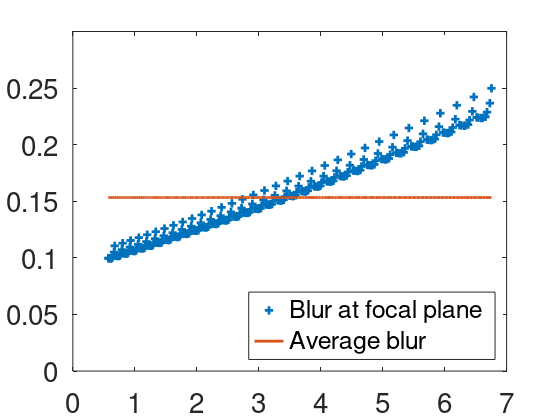
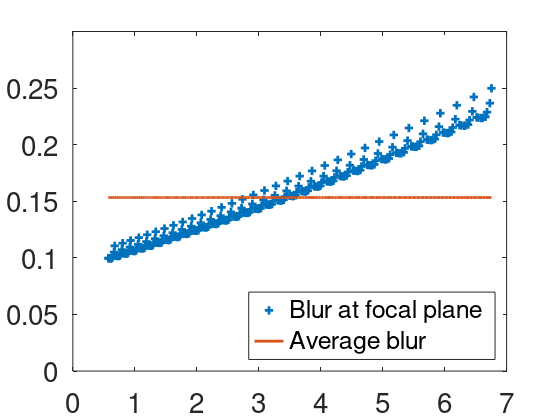
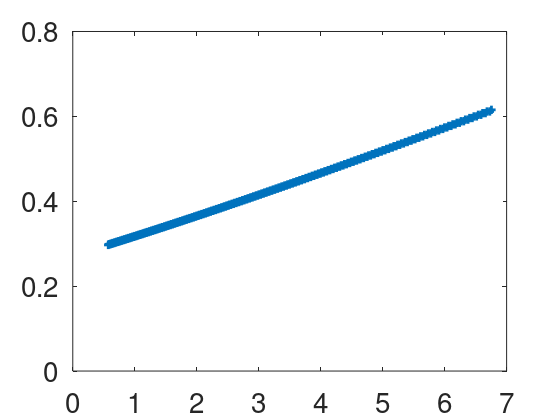
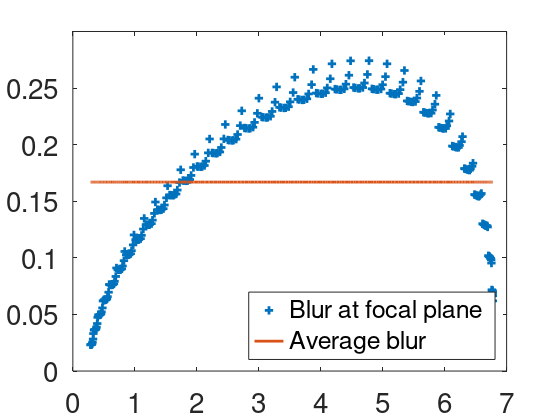

Source code (MATLAB) for these figures, in order:
clear all;
close all;

%% Generating graphs to go into the paper

o1=0.03; % Exhaustive search
f1=0.0296; % From Email
           % o1=0.03; % Exhaustive search
           % f1=0.0296; % From Email
d1=0.03; % Exhaustive search

f3=0.06; % Measured to be 0.053
d2=0.12; % measure
de=0.03; % measure

num=280; % num of sample depths along z direction(depth direction)
MinOpPower=12; % min optical power of focus tunable lens(in diopters)
MaxOpPower=16; % max optical power of focus tunable lens(in diopters)
p=1;


t=0:0.058:1e3/60;
delt_t=1e3/60/2;

debugGraphs = false;
printGraphs = true;
triangular = true;
sinusoidal = true;

%% Triangular wave
if(triangular == true)
    A = MaxOpPower - MinOpPower;
    D = (MaxOpPower + MinOpPower)/2;

    D_r = repmat(D, size(t));
    A_r = repmat(A, size(t));
    a_r = repmat(delt_t, size(t));
    one_r = repmat(1, size(t));

    DC_component = (D_r);
    %AC_component = 0.5*A_r - A_r.*abs((a_r - t)./a_r);
    AC_component = 0.5*A_r - A_r.*abs(2*0.06*t - one_r);
    signal_inverse = DC_component - AC_component;
    signal = 1./signal_inverse;
    %figure; plot(signal); 

    f_t_inverse = signal_inverse;
    f2 = signal;


    i1=f1*o1/(o1-f1);
    m1 = i1/o1;
    o2=i1-d1;
    i2=f2*o2./(o2+f2);
    m2 = i2/o2;
    o3=d2-i2;
    i3=f3*o3./(o3-f3);
    m3 = i3./o3;
    ie=-i3+de;
    ie(ie > 5) = 5;
    ie_diopters = 1./ie;
   
    [sorted_ie sort_index] = sort(ie);
    sorted_ie_diopters = 1./sorted_ie;
    
    ie_combined = [];
    changing_quantity = sorted_ie_diopters;
    for iter = 1:24
        ie_diopters_offset = zeros(size(changing_quantity));
        offset = iter;
        ie_diopters_offset(1,1:end-offset) = changing_quantity(1,offset+1:end);
        ie_diopters_offset(1,end-offset+1:end) = changing_quantity(1,1:offset);
        ie_combined = [ie_combined; ie_diopters_offset]; 
    end
    longitudinal_pixel_blur = std(ie_combined);
    dioptric_logitudinal_pixel_blur = longitudinal_pixel_blur;
    ignore_elements = 24;

    %% Converting to weighted standard deviation
    pre_weights = [1, 2, 4, 8, 16, 32, 64, 128];
    weights_per_color = 1./pre_weights;
    weights = repmat(weights_per_color, [1, 1+floor(280/8)]);
   
    % Building the corresponding weight matrix
    weights_combined = [];
    for iter = 1:24
        weights_offset = zeros(size(weights));
        offset = iter;
        weights_offset(1,1:end-offset) = weights(1,offset+1:end);
        weights_offset(1,end-offset+1:end) = weights(1,1:offset);
        weights_combined = [weights_combined; weights_offset]; 
    end
    
    % Calculating weighted mean
    % Formula
    % \bar{p} = \frac{\sum w_i p_i}{w_i},
    % where $w_i$ is the weight associated with $p_i$
    weighted_changing_quantity = weights_combined.*ie_combined;
    sum_weighted_changing_quantity = sum(weighted_changing_quantity,1);
    sum_weights = sum(weights_combined,1);
    weighted_average = sum_weighted_changing_quantity./sum_weights;
    
    % Calculating weighed standard deviation
    % Formula
    % \sigma = \sqrt{\frac{\sum w_i \left( p_i - \bar{p} \right)^2}{\sum w_i}},
    bar_p = repmat(weighted_average, [24, 1]);
    brackets = ie_combined - bar_p;
    squared_diff = brackets.*brackets;
    numerator_before_sum = weights_combined.*squared_diff;
    numerator = sum(numerator_before_sum, 1);
    fraction = numerator./sum_weights;
    sigma = sqrt(fraction);
    longitudinal_pixel_blur = sigma;
    dioptric_logitudinal_pixel_blur = longitudinal_pixel_blur;
    ignore_elements = 24;
    
    %% 

    m = m1*(m2.*m3);
    O_1 = 0.01778; % meters. O_1 = 0.7 inches
    I_e = m*O_1;
    theta = abs(2*rad2deg(atan((I_e/2)./ie)));
    sorted_theta = theta(sort_index);
    changing_quantity = sorted_theta;

    fov_combined = [];
    for iter = 1:24
        theta_offset = zeros(size(changing_quantity));
        offset = iter;
        theta_offset(1,1:end-offset) = changing_quantity(1,offset+1:end);
        theta_offset(1,end-offset+1:end) = changing_quantity(1,1:offset);
        fov_combined = [fov_combined; theta_offset]; 
    end
    lateral_pixel_blur = std(fov_combined);

    if(debugGraphs == true)
        % figure; plot(t, f2, '+');
        % title('f2 vs t');

        % figure; plot(t, o1, '+');
        % title ('o1 vs t');

        % figure; plot(t, i1, '+');
        % title ('i1 vs t');
        % figure; plot(t, m1, '+');
        % title ('m1 vs t');

        % figure; plot(t, o2, '+');
        % title('o2 vs t');

        % figure; plot(t, i2, '+');
        % title('i2 vs t');
        % figure; plot(t, m2, '+');
        % title ('m2 vs t');

        % %i2=f2*o2./(o2-f2);
        % figure; plot(t, o3, '+');
        % title('o3 vs t');

        % figure; plot(t, i3, '+');
        % title('i3 vs t');
        % figure; plot(t, m3, '+');
        % title ('m3 vs t');

        % figure; plot(t, m, '+');
        % title ('m vs t');
        
        % figure; plot(t, ie, '+');
        % title('ie vs t');
        
        % figure; plot(t, theta, '+');
        % title ('fov vs t');
        
        % figure; plot(t, ie_diopters, '+');
        % title('ie diopters vs t');
        
        figure; plot(t,longitudinal_pixel_blur);
        title('pixel blur vs t');
        
        figure; plot(t,dioptric_logitudinal_pixel_blur);
        title('pixel blur vs t');
         % figure; plot(t,lateral_pixel_blur);
        % title('pixel blur vs t');
    end
    linewidth = 3; 

    font_size = 20;
    
    if(printGraphs == true)
        % filename = sprintf('./graphs/triangular_lens_power_vs_time.svg');
        % custom_plot_save(t, f_t_inverse, filename);

        % filename = sprintf('./graphs/triangular_virtual_image_diopters_vs_time.svg');
        % custom_plot_save(t, 1./ie, filename);

        % filename = sprintf('./graphs/triangular_virtual_image_distance_vs_time.svg');
        % custom_plot_save(t, ie, filename);
        
        % filename = sprintf('./graphs/triangular_fov_vs_time.svg');
        % custom_plot_save(t, theta, filename);

        % custom_plot_save(t(1,1:end-ignore_elements), dioptric_logitudinal_pixel_blur(1,1:end-ignore_elements), ...
        %                         filename, 0, 1.0, 0, 20);
        
        filename = sprintf('./graphs/triangular_longitudinal_blur_vs_time.svg');
        mean_blur = mean(dioptric_logitudinal_pixel_blur(1,1:end-ignore_elements))
        
        %xdata = t(1,1:end-ignore_elements);
        xdata = sorted_ie_diopters(1,1:end-ignore_elements);
        ydata1 = dioptric_logitudinal_pixel_blur(1,1:end-ignore_elements);
        ydata2 = repmat(mean_blur, size(ydata1));
      
        figure('units','normalized','outerposition', [0 0 0.99 0.98], 'visible', 'on');
        plot(xdata, ydata1, '+', 'LineWidth', 2);
        hold on;
        plot(xdata, ydata2, 'LineWidth', 2);
        ylim([0 0.3]);
        xlim([0 7]);
        set(gcf, 'PaperPositionMode', 'auto');
        set(gca, 'FontSize', font_size);
        legend('Blur at focal plane','Average blur', 'Location', ...
               'southeast');
        print(filename, '-dsvg');
        filename = sprintf('./graphs/triangular_longitudinal_blur_vs_time.png');
        print(filename, '-dpng');

        filename = sprintf('./graphs/triangular_lateral_blur_vs_time.svg');
        % custom_plot_save(t(1,1:end-ignore_elements), lateral_pixel_blur(1,1:end-ignore_elements), ...
        %                  filename, 0, 1.5, 0, 20);
        
        xdata = sorted_ie_diopters(1,1:end-ignore_elements);
        ydata1 = lateral_pixel_blur(1,1:end-ignore_elements);
      
        figure('units','normalized','outerposition', [0 0 0.99 0.98], 'visible', 'on');
        plot(xdata, ydata1, '+', 'LineWidth', 2);
        ylim([0 0.8]);
        xlim([0 7]);
        set(gcf, 'PaperPositionMode', 'auto');
        set(gca, 'FontSize', font_size);
        print(filename, '-dsvg');
 
    end
end


%% Sinusoidal wave

if(sinusoidal == true)
    Magnitude=(MaxOpPower-MinOpPower)/2;
    offset=(MaxOpPower+MinOpPower)/2;

    f_t_inverse=Magnitude*sin(t*2*pi/(1e3/60) + pi/2)+offset;
    f2=1./f_t_inverse;



    i1=f1*o1/(o1-f1);
    m1 = i1/o1;
    o2=i1-d1;
    i2=f2*o2./(o2+f2);
    %i2=f2*o2./(o2-f2);
    m2 = i2/o2;
    o3=d2-i2;
    i3=f3*o3./(o3-f3);
    m3 = i3./o3;
    ie=-i3+de;
    ie(ie > 5) = 5;
    ie_diopters = 1./ie;
    
    [sorted_ie sort_index] = sort(ie);
    sorted_ie_diopters = 1./sorted_ie;

    ie_combined = [];
    changing_quantity = sorted_ie_diopters;
    for iter = 1:24
        ie_diopters_offset = zeros(size(changing_quantity));
        offset = iter;
        ie_diopters_offset(1,1:end-offset) = changing_quantity(1,offset+1:end);
        ie_diopters_offset(1,end-offset+1:end) = changing_quantity(1,1:offset);
        ie_combined = [ie_combined; ie_diopters_offset]; 
    end
    longitudinal_pixel_blur = std(ie_combined);
    dioptric_logitudinal_pixel_blur = longitudinal_pixel_blur;
    ignore_elements = 24;
    %% Converting to weighted standard deviation
    pre_weights = [1, 2, 4, 8, 16, 32, 64, 128];
    weights_per_color = 1./pre_weights;
    weights = repmat(weights_per_color, [1, 1+floor(280/8)]);
   
    % Building the corresponding weight matrix
    weights_combined = [];
    for iter = 1:24
        weights_offset = zeros(size(weights));
        offset = iter;
        weights_offset(1,1:end-offset) = weights(1,offset+1:end);
        weights_offset(1,end-offset+1:end) = weights(1,1:offset);
        weights_combined = [weights_combined; weights_offset]; 
    end
    
    % Calculating weighted mean
    % Formula
    % \bar{p} = \frac{\sum w_i p_i}{w_i},
    % where $w_i$ is the weight associated with $p_i$
    weighted_changing_quantity = weights_combined.*ie_combined;
    sum_weighted_changing_quantity = sum(weighted_changing_quantity,1);
    sum_weights = sum(weights_combined,1);
    weighted_average = sum_weighted_changing_quantity./sum_weights;
    
    % Calculating weighed standard deviation
    % Formula
    % \sigma = \sqrt{\frac{\sum w_i \left( p_i - \bar{p} \right)^2}{\sum w_i}},
    bar_p = repmat(weighted_average, [24, 1]);
    brackets = ie_combined - bar_p;
    squared_diff = brackets.*brackets;
    numerator_before_sum = weights_combined.*squared_diff;
    numerator = sum(numerator_before_sum, 1);
    fraction = numerator./sum_weights;
    sigma = sqrt(fraction);
    longitudinal_pixel_blur = sigma;
    dioptric_logitudinal_pixel_blur = longitudinal_pixel_blur;
    ignore_elements = 24;
    
    %% 



    m = m1*(m2.*m3);
    O_1 = 0.01778; % meters. O_1 = 0.7 inches
    I_e = m*O_1;
    theta = abs(2*rad2deg(atan((I_e/2)./ie)));
    sorted_theta = theta(sort_index);
    changing_quantity = sorted_theta;

    fov_combined = [];
    for iter = 1:24
        theta_offset = zeros(size(changing_quantity));
        offset = iter;
        theta_offset(1,1:end-offset) = changing_quantity(1,offset+1:end);
        theta_offset(1,end-offset+1:end) = changing_quantity(1,1:offset);
        fov_combined = [fov_combined; theta_offset]; 
    end
    lateral_pixel_blur = std(fov_combined);

    if(debugGraphs == true)
        % figure; plot(t, f2, '+');
        % title('f2 vs t');

        % figure; plot(t, o1, '+');
        % title ('o1 vs t');

        % figure; plot(t, i1, '+');
        % title ('i1 vs t');
        % figure; plot(t, m1, '+');
        % title ('m1 vs t');

        % figure; plot(t, o2, '+');
        % title('o2 vs t');

        % figure; plot(t, i2, '+');
        % title('i2 vs t');
        % figure; plot(t, m2, '+');
        % title ('m2 vs t');

        % %i2=f2*o2./(o2-f2);
        % figure; plot(t, o3, '+');
        % title('o3 vs t');

        % figure; plot(t, i3, '+');
        % title('i3 vs t');
        % figure; plot(t, m3, '+');
        % title ('m3 vs t');

        % figure; plot(t, m, '+');
        % title ('m vs t');

        % figure; plot(t, ie, '+');
        % title('ie vs t');
        
        
        % figure; plot(t, theta, '+');
        % title ('fov vs t');
        
        figure; plot(t, ie_diopters, '+');
        title('ie diopters vs t');
        
        figure; plot(t,longitudinal_pixel_blur);
        title('pixel blur vs t');

        figure; plot(t,lateral_pixel_blur);
        title('pixel blur vs t');
    end

    if(printGraphs == true)
        % filename = sprintf('./graphs/sinusoidal_ens_power_vs_time.svg');
        % custom_plot_save(t, f_t_inverse, filename);

        % filename = sprintf('./graphs/sinusoidal_virtual_image_diopters_vs_time.svg');
        % custom_plot_save(t, 1./ie, filename);

        % filename = sprintf('./graphs/sinusoidal_virtual_image_distance_vs_time.svg');
        % custom_plot_save(t, ie, filename);

        % filename = sprintf('./graphs/sinusoidal_fov_vs_time.svg');
        % custom_plot_save(t, theta, filename);
        
        % filename = sprintf('./graphs/sinusoidal_longitudinal_blur_vs_time.svg');
        % custom_plot_save(t(1,1:end-ignore_elements), dioptric_logitudinal_pixel_blur(1,1:end-ignore_elements), ...
        %                  filename, 0, 1.0, 0, 20);

        % filename = sprintf('./graphs/sinusoidal_lateral_blur_vs_time.svg');
        % custom_plot_save(t(1,1:end-ignore_elements), lateral_pixel_blur(1,1:end-ignore_elements), ...
        %                  filename, 0, 1.5, 0, 20);
        
        filename = sprintf('./graphs/sinusoidal_longitudinal_blur_vs_time.svg');
        mean_blur = mean(dioptric_logitudinal_pixel_blur(1,1:end-ignore_elements))
        
        %xdata = t(1,1:end-ignore_elements);
        xdata = sorted_ie_diopters(1,1:end-ignore_elements);
        ydata1 = dioptric_logitudinal_pixel_blur(1,1:end-ignore_elements);
        ydata2 = repmat(mean_blur, size(ydata1));
      
        figure('units','normalized','outerposition', [0 0 0.99 0.98], 'visible', 'on');
        plot(xdata, ydata1, '+', 'LineWidth', 2);
        hold on;
        plot(xdata, ydata2, 'LineWidth', 2);
        ylim([0 0.3]);
        xlim([0 7]);
        set(gcf, 'PaperPositionMode', 'auto');
        set(gca, 'FontSize', font_size);
        legend('Blur at focal plane','Average blur', 'Location', 'southeast');
        print(filename, '-dsvg');

        filename = sprintf('./graphs/sinusoidal_lateral_blur_vs_time.svg');
        % custom_plot_save(t(1,1:end-ignore_elements), lateral_pixel_blur(1,1:end-ignore_elements), ...
        %                  filename, 0, 1.5, 0, 20);
        
        xdata = sorted_ie_diopters(1,1:end-ignore_elements);
        ydata1 = lateral_pixel_blur(1,1:end-ignore_elements);
      
        figure('units','normalized','outerposition', [0 0 0.99 0.98], 'visible', 'on');
        plot(xdata, ydata1, '+', 'LineWidth', 2);
        ylim([0 0.8]);
        xlim([0 7]);
        set(gcf, 'PaperPositionMode', 'auto');
        set(gca, 'FontSize', font_size);
        print(filename, '-dsvg');
         
    end
end


return;


% figure('units','normalized','outerposition', [0 0 0.48 0.64], 'visible', 'on');
% plot(t,theta);
% set(gcf, 'PaperPositionMode', 'auto');
% filename = sprintf('./graphs/fov_vs_time.png');
% saveas(gcf, filename, 'png');

%% Searching for the right set of parameters
% d1+o1=0.09 % measure

printgraphs = false;
ie_all = [];
fov_all = [];
parameters = [];
index = 0;
o2_all = [];
diff_o2_f1 = [];
i2_all = [];


% f1=0.07; % From Email
% d1=0.03; % Guess
% f3=0.04; % Guess
d2=0.12; % measure
de=0.07; % measure

for f3 = 0.055:0.001:0.06
    for o1=0.04:0.01:0.07
        for f1=0.02:0.001:0.04
            
            if(o1 <= f1 || o1 >= 2*f1)
                continue;
            end
            for d1 = 0.01:0.01:0.035
                
                
                % o1 has to lie between f1 and 2*f1
                
                
                
                
                % d2=0.12; % measure
                % de=0.07; % measure
                
                % o1=0.04; % Guess
                % f1=0.03; % From Email
                % d1=0.05; % Guess
                % f3=0.09; % Guess
                
                %
                num=280; % num of sample depths along z direction(depth direction)
                MinOpPower=12; % min optical power of focus tunable lens(in diopters)
                MaxOpPower=16; % max optical power of focus tunable lens(in diopters)
                t=1:num;
                p=1;
                
                % finding depthlist using triangular driving signal
                t=0:58:1e6/60;
                delt_t=1e6/60/2;
                tan1=(MinOpPower-MaxOpPower)/delt_t;
                y1=tan1*t+MaxOpPower;
                
                tan2=(MaxOpPower-MinOpPower)/delt_t;
                y2=tan2*t+2*MinOpPower-MaxOpPower;
                
                index=max(find(t<=delt_t));
                f_t_inverse=[y1(1:index),y2(index+1:end)];
                f2=1./f_t_inverse;
                
                % considering three lens separately
                i1=f1*o1/(o1-f1);
                o2=i1-d1;
                
                i2=f2*o2./(o2+f2);
                %i2=f2*o2./(o2-f2);
                
                o2_all = [o2_all; o2];
                diff_o2_f1 = [diff_o2_f1 (o2 + f1)];
                i2_all = [i2_all i2];
                o3=d2-i2;
                
                % o3 has to lie within f3
                
                
                %                 if(abs(o3) > abs(f3))
                %                     break;
                %                 end
                
                
                i3=f3*o3./(o3-f3);
                ie=-i3+de;
                
                % Field of View
                
                O_1 = 0.01778; % meters. O_1 = 0.7 inches
                I_e = - (ie/o3) * (i2/o2) * (i1/o1) * O_1;
                theta = 2*rad2deg(atan((I_e/2)./ie));
                
                ie_all = [ie_all; ie];
                fov_all = [fov_all; theta];
                
                %
                parameters = [parameters; [index o1 f1 d1 f3]];
                
                if(printgraphs)
                    figure('units','normalized','outerposition', [0 0 0.48 0.64], 'visible', 'on');
                    subplot(2,2,1)
                    plot(t,f_t_inverse,'r*'); hold on;
                    title('Focus-tunable Lens Driving signal');
                    xlabel('time/s');
                    ylabel('Optical power/diopter');
                    
                    
                    subplot(2,2,2)
                    plot(t,1./ie,'r*');
                    title('Focal plane depth changes in diopter');
                    xlabel('time/s');
                    ylabel('Focal plane depth/diopter');
                    
                    subplot(2,2,3)
                    plot(t,ie,'r*');
                    title('Focal plane depth changes in meter');
                    xlabel('time/s');
                    ylabel('Focal plane depth/m');
                    
                    subplot(2,2,4)
                    plot(t,theta,'r*');
                    title('Field of view');
                    xlabel('time/s');
                    ylabel('Field of view');
                    
                    set(gcf, 'PaperPositionMode', 'auto');
                    filename = sprintf('./graphs/%1.2f_%1.2f_%1.2f_%1.2f.png', f3, o1, f1, d1);
                    
                    saveas(gcf, filename, 'png');
                    %close(gcf);
                end
            end
        end
    end
end


ie_subset = ie_all;
ie_subset(ie_subset < 0) = 0;
ie_subset(ie_subset > 4) = 4;
figure; imagesc(ie_subset); colorbar;
figure; plot(i2_all);

mean_fov = mean(abs(fov_all), 2);
